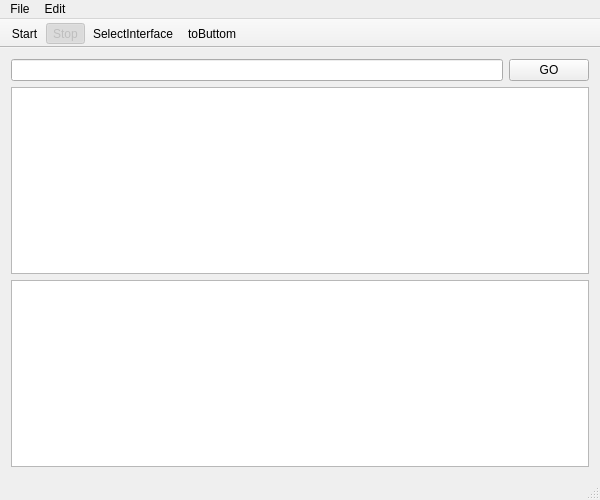
<?xml version="1.0" encoding="UTF-8"?>
<ui version="4.0">
 <class>MainWindow</class>
 <widget class="QMainWindow" name="MainWindow">
  <property name="geometry">
   <rect>
    <x>0</x>
    <y>0</y>
    <width>600</width>
    <height>500</height>
   </rect>
  </property>
  <property name="minimumSize">
   <size>
    <width>600</width>
    <height>500</height>
   </size>
  </property>
  <property name="windowTitle">
   <string>XJY's Sniffer</string>
  </property>
  <property name="dockNestingEnabled">
   <bool>false</bool>
  </property>
  <property name="dockOptions">
   <set>QMainWindow::AllowTabbedDocks|QMainWindow::AnimatedDocks</set>
  </property>
  <widget class="QWidget" name="centralWidget">
   <layout class="QVBoxLayout" name="verticalLayout">
    <item>
     <layout class="QHBoxLayout" name="horizontalLayout">
      <item>
       <widget class="QLineEdit" name="lineEdit"/>
      </item>
      <item>
       <widget class="QPushButton" name="pushButton">
        <property name="text">
         <string>GO</string>
        </property>
       </widget>
      </item>
     </layout>
    </item>
    <item>
     <widget class="QTableView" name="tableView"/>
    </item>
    <item>
     <widget class="QTreeView" name="treeView">
      <property name="tabKeyNavigation">
       <bool>false</bool>
      </property>
     </widget>
    </item>
   </layout>
  </widget>
  <widget class="QMenuBar" name="menuBar">
   <property name="geometry">
    <rect>
     <x>0</x>
     <y>0</y>
     <width>600</width>
     <height>22</height>
    </rect>
   </property>
   <widget class="QMenu" name="menuFile">
    <property name="title">
     <string>File</string>
    </property>
    <addaction name="actionOpen"/>
    <addaction name="actionSave"/>
    <addaction name="actionSave_As"/>
   </widget>
   <widget class="QMenu" name="menuEdit">
    <property name="title">
     <string>Edit</string>
    </property>
   </widget>
   <addaction name="menuFile"/>
   <addaction name="menuEdit"/>
  </widget>
  <widget class="QToolBar" name="mainToolBar">
   <property name="movable">
    <bool>false</bool>
   </property>
   <attribute name="toolBarArea">
    <enum>TopToolBarArea</enum>
   </attribute>
   <attribute name="toolBarBreak">
    <bool>false</bool>
   </attribute>
   <addaction name="actionStart"/>
   <addaction name="actionStop"/>
   <addaction name="actionSelectInterface"/>
   <addaction name="actiontoButtom"/>
  </widget>
  <widget class="QStatusBar" name="statusBar"/>
  <action name="actionOpen">
   <property name="text">
    <string>Open</string>
   </property>
  </action>
  <action name="actionStart">
   <property name="checkable">
    <bool>true</bool>
   </property>
   <property name="checked">
    <bool>false</bool>
   </property>
   <property name="icon">
    <iconset resource="res.qrc">
     <normaloff>:/Image/ico/57.ico</normaloff>
     <normalon>:/Image/ico/56.ico</normalon>:/Image/ico/57.ico</iconset>
   </property>
   <property name="text">
    <string>Start</string>
   </property>
  </action>
  <action name="actionStop">
   <property name="checkable">
    <bool>true</bool>
   </property>
   <property name="checked">
    <bool>true</bool>
   </property>
   <property name="enabled">
    <bool>false</bool>
   </property>
   <property name="icon">
    <iconset>
     <normalon>:/Image/ico/67.ico</normalon>
    </iconset>
   </property>
   <property name="text">
    <string>Stop</string>
   </property>
  </action>
  <action name="actionSave">
   <property name="text">
    <string>Save</string>
   </property>
  </action>
  <action name="actionSave_As">
   <property name="text">
    <string>Save As...</string>
   </property>
  </action>
  <action name="actionSelectInterface">
   <property name="icon">
    <iconset>
     <normalon>:/Image/ico/73.ico</normalon>
    </iconset>
   </property>
   <property name="text">
    <string>SelectInterface</string>
   </property>
  </action>
  <action name="actiontoButtom">
   <property name="checkable">
    <bool>true</bool>
   </property>
   <property name="icon">
    <iconset>
     <normalon>:/Image/ico/44.ico</normalon>
    </iconset>
   </property>
   <property name="text">
    <string>toButtom</string>
   </property>
  </action>
 </widget>
 <layoutdefault spacing="6" margin="11"/>
 <resources>
  <include location="res.qrc"/>
 </resources>
 <connections/>
</ui>
